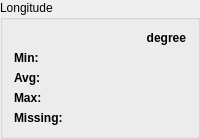
          <widget class="QGroupBox" name="groupBox_22">
           <property name="title">
            <string>Longitude</string>
           </property>
           <layout class="QGridLayout" name="gridLayout_23">
            <item row="2" column="0">
             <widget class="QLabel" name="label_121">
              <property name="font">
               <font>
                <bold>true</bold>
               </font>
              </property>
              <property name="text">
               <string>Avg:</string>
              </property>
             </widget>
            </item>
            <item row="0" column="0">
             <widget class="QLabel" name="label_122">
              <property name="text">
               <string/>
              </property>
             </widget>
            </item>
            <item row="1" column="1">
             <widget class="QLabel" name="labelLongitudeMin">
              <property name="text">
               <string/>
              </property>
              <property name="alignment">
               <set>Qt::AlignRight|Qt::AlignTrailing|Qt::AlignVCenter</set>
              </property>
             </widget>
            </item>
            <item row="3" column="1">
             <widget class="QLabel" name="labelLongitudeMax">
              <property name="text">
               <string/>
              </property>
              <property name="alignment">
               <set>Qt::AlignRight|Qt::AlignTrailing|Qt::AlignVCenter</set>
              </property>
             </widget>
            </item>
            <item row="1" column="0">
             <widget class="QLabel" name="label_123">
              <property name="font">
               <font>
                <bold>true</bold>
               </font>
              </property>
              <property name="text">
               <string>Min:</string>
              </property>
             </widget>
            </item>
            <item row="2" column="1">
             <widget class="QLabel" name="labelLongitudeAvg">
              <property name="text">
               <string/>
              </property>
              <property name="alignment">
               <set>Qt::AlignRight|Qt::AlignTrailing|Qt::AlignVCenter</set>
              </property>
             </widget>
            </item>
            <item row="0" column="1">
             <widget class="QLabel" name="label_124">
              <property name="font">
               <font>
                <bold>true</bold>
               </font>
              </property>
              <property name="text">
               <string>degree</string>
              </property>
              <property name="alignment">
               <set>Qt::AlignRight|Qt::AlignTrailing|Qt::AlignVCenter</set>
              </property>
             </widget>
            </item>
            <item row="3" column="0">
             <widget class="QLabel" name="label_125">
              <property name="font">
               <font>
                <bold>true</bold>
               </font>
              </property>
              <property name="text">
               <string>Max:</string>
              </property>
             </widget>
            </item>
            <item row="4" column="0">
             <widget class="QLabel" name="label_126">
              <property name="font">
               <font>
                <bold>true</bold>
               </font>
              </property>
              <property name="text">
               <string>Missing:</string>
              </property>
             </widget>
            </item>
            <item row="4" column="1">
             <widget class="QLabel" name="labelLongitudeMissing">
              <property name="text">
               <string/>
              </property>
              <property name="alignment">
               <set>Qt::AlignRight|Qt::AlignTrailing|Qt::AlignVCenter</set>
              </property>
             </widget>
            </item>
           </layout>
          </widget>
